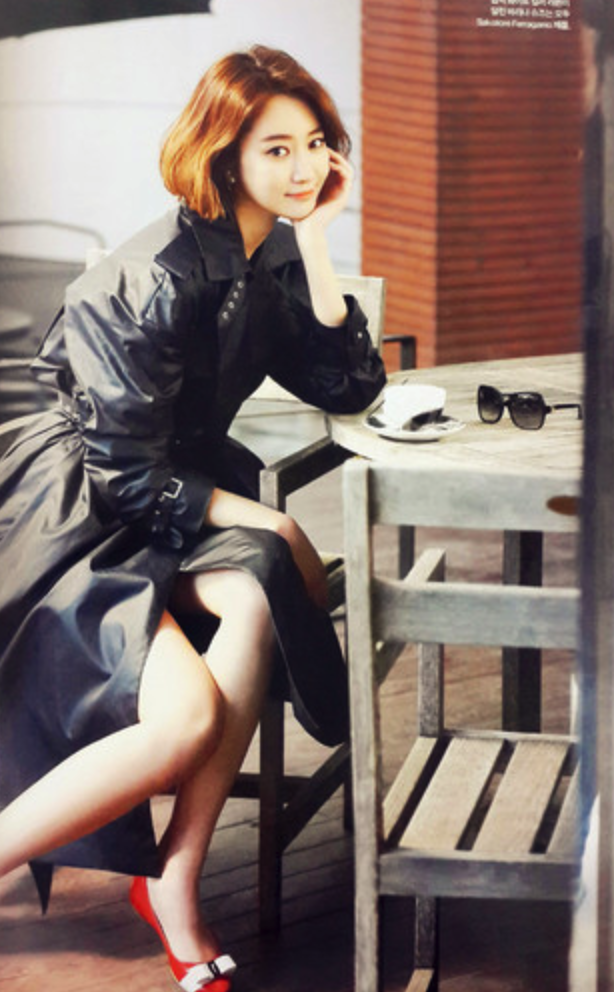
#> input picture PIL_lingling/01.png, 614 x 992 px
$ python __init__.py
#> lines starting #> are read from the running program, lines starting #| are printed output that depends on the picture
### printcolor_lingling/__init__.py
# -*- coding: utf-8 -*-


# 红色背景
def print_red(str):
    print("\033[0;37;41m" + str + "\033[0m")


# 绿色背景
def print_green(str):
    print("\033[0;37;42m" + str + "\033[0m")


# 白色背景
def print_normal(str):
    print(str)


# 根据测试结果输出
# list形式是可变参数，至少2个参数，否则为错误
# 最后一个参数是一个字符串
# 之前的参数应当都是 True。如果至少有一个False，则为错误，其他情况为正确。
# 显示结果有两种：【1】正确，显示（字符串 + ok）【2】错误（红色背景，字符串 + Error）
def print_testresult(*list):
    length = len(list)
    if length <= 1:
        print_red(str + " ERROR !")
        return;
    str = list[length - 1]
    isCorrect = True
    # 遍历拿到索引
    for i in range(length):
        # 如果不是最后一个
        if i != length - 1:
            # 则判断他的返回值是不是 False。理论上应该都是True，如果是False则说明不符（出错了）
            if list[i] == False:
                isCorrect = False

    # 根据结果显示最后是正确还是错误，如果是错误，会有红底 和 Error 提示
    if isCorrect == True:
        print_normal(str + " OK !")
    else:
        print_red(str + " ERROR !")

### PIL_lingling/__init__.py
#!/usr/bin/env python3
# -*- coding: utf-8 -*-

from PIL import Image, ImageFilter
import os
import shutil
from printcolor_lingling import print_testresult


class ImgTool(object):
    # --------------- 【1】读取图片 ---------------
    # 初始化，参数都可选
    def __init__(self, url=None, *img_type):
        # 原图片对象（读取后不会改变）
        self.img = None

        # 处理后的图片对象状态
        self.imgCurrentStatus = None

        # 初始化代码
        if url:
            self.img = Image.open(url, *img_type)
        else:
            self.img = None

    # 读取图片，url必填，类型可选（使用默认的）
    def open_image(self, url, *mode):
#> called with url = '01.png'
        self.img = Image.open(url, *mode)
#> self.img is the input picture: PIL image 614x992 RGBA; mean R, G, B, A 132.5, 113.4, 107.4, 255

    # --------------- 【1】读取图片(完) ---------------

    # --------------- 【2】图片备份 ---------------
    # 备份当前图片状态
    def save_img_status(self):
        self.imgCurrentStatus = self.img.copy()

    # 读取之前保存的图片状态
    def load_img_status(self):
        self.img = self.imgCurrentStatus.copy()

    # --------------- 【2】图片备份(完) ---------------

    # --------------- 【3】图片逻辑 ---------------

    # 基于原图产生缩略图（区别：直接修改原图，只能缩小不能放大）
    def thumbnail(self, scale_x, scale_y=None):
        if scale_y == None:
            scale_y = scale_x
        w, h = self.img.size
        w = int(w * scale_x)
        h = int(h * scale_y)
        self.img.thumbnail((w, h))

    # 图片缩放，x、y轴按参数缩放，1表示缩放程度100%
    # 参数2不填写，则x、y等比例缩放
    def img_scale_xy(self, scale_x, scale_y=None):
#> called with scale_x = 2
        if scale_y == None:
            scale_y = scale_x
        w, h = self.img.size
#> w = 614; h = 992
        w = int(w * scale_x)
#> w = 1228
        h = int(h * scale_y)
#> h = 1984
        self.img = self.img.resize((w, h))
#> self.img: PIL image 1228x1984 RGBA

    # png图片转jpg图片
    # 手动将png保存为png，需要先调用这个函数再调用save_img
    # 也可以直接调用 save_as_jpg 更简单
    def covert_jpg(self):
        self.img = self.img.convert('RGB')
#> self.img: PIL image 614x992 RGB
#> call 2 of img_scale_xy, with scale_x = 0.25
#> in img_scale_xy (call 2), `self.img = self.img.resize((w, h))`:
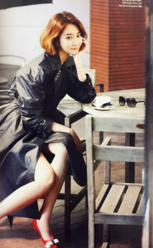
#> self.img: PIL image 153x248 RGB; mean R, G, B 132.5, 113.4, 107.4

    # 图片模糊，这个测试得手动查看=.=
    def blur_img(self):
        self.img = self.img.filter(ImageFilter.BLUR)
#> self.img: PIL image 614x992 RGBA

    # 左右反转
    def flip_left_right(self):
        self.img = self.img.transpose(Image.FLIP_LEFT_RIGHT)
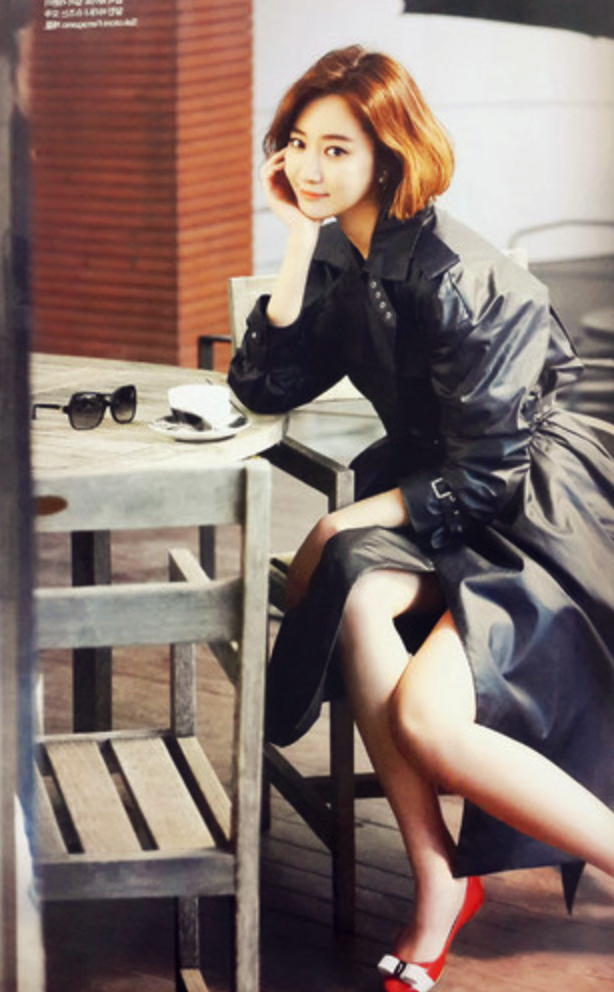
#> self.img: PIL image 614x992 RGBA; mean R, G, B, A 132.5, 113.4, 107.4, 255

    # 旋转
    def rotate(self, deg):
#> called with deg = 270
        self.img = self.img.rotate(deg)
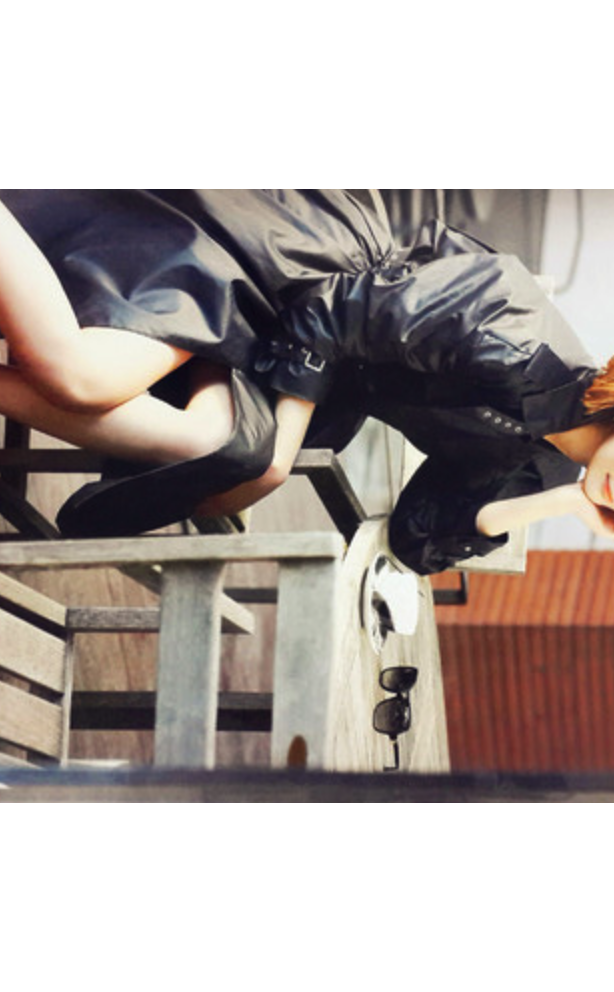
#> self.img: PIL image 614x992 RGBA; mean R, G, B, A 79.4, 70.6, 67.1, 157.8; transparent parts drawn white

    # --------------- 【3】图片逻辑(完) ---------------

    # --------------- 【4】图片状态获取 ---------------

    # 返回当前图片对象
    def get_img(self):
        return self.img

    # 返回当前图片的宽高
    def get_img_size(self):
        return self.img.size

    # --------------- 【4】图片状态获取（完） ---------------

    # ---------- 【5】保存 ----------

    # 保存图片
    # 如果保存为 jpg，建议直接用下面那个
    def save_img(self, img_name, *img_type):
        self.img.save(img_name, *img_type)

    # 转换为jpg格式
    def save_as_jpg(self, img_name):
        self.img = self.img.convert('RGB')
        self.img.save(img_name, 'jpeg')


# 测试代码
if __name__ == '__main__':
    try:
        # 最后再删除文件和文件夹
        if os.path.isdir('test'):
            # 递归删除文件和文件夹
            shutil.rmtree('test')

        img = ImgTool()
        # 读取图片
        img.open_image('01.png')

        # -- png --
        # 保存当前图片状态
        img.save_img_status()
        # 放大2倍
        img.img_scale_xy(2)
        # 判断目录是否存在
        if not os.path.isdir('test'):
            os.makedirs("test")
        # 保存图片(2倍原图大小 png）
        img.save_img('test/02.png')

        # -- jpg --
        # 读取图片状态
        img.load_img_status()
        # 转为jpg
        img.covert_jpg()
        # 缩放0.25倍
        img.img_scale_xy(0.25)
        # 保存图片（0.25倍原图大小 jpg）
        img.save_as_jpg('test/02.jpg')

        # -- 模糊 --
        img.load_img_status()
        img.blur_img()
        img.save_img('test/03.png')

        # -- 左右反转 --
        img.load_img_status()
        img.flip_left_right()
        img.save_img('test/04.png')

        # -- 旋转（deg） --
        img.load_img_status()
        img.rotate(270)
        img.save_img('test/05.png')

        # --- 下来开始测试 ---
        img_test = ImgTool('01.png')
        w, h = img_test.get_img_size()
#> w = 614; h = 992
        img_test.open_image('test/02.png')
        w1, h1 = img_test.get_img_size()
#> w1 = 1228; h1 = 1984
        img_test.open_image('test/02.jpg')
#> call 3 of open_image, with url = 'test/02.jpg'
#> in open_image (call 3), `self.img = Image.open(url, *mode)`:
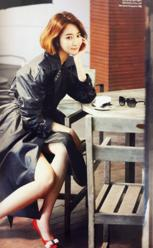
#> self.img: PIL image 153x248 RGB; mean R, G, B 132.3, 113.5, 107.4
        w2, h2 = img_test.get_img_size()
#> w2 = 153; h2 = 248

        print_testresult((w1 == w * 2 and h1 == h * 2 and w2 == int(w * 0.25) and h2 == int(h * 0.25)), 'PIL_lingling')
    except BaseException as e:
        print_testresult(False, 'PIL_lingling')
        print(e)
